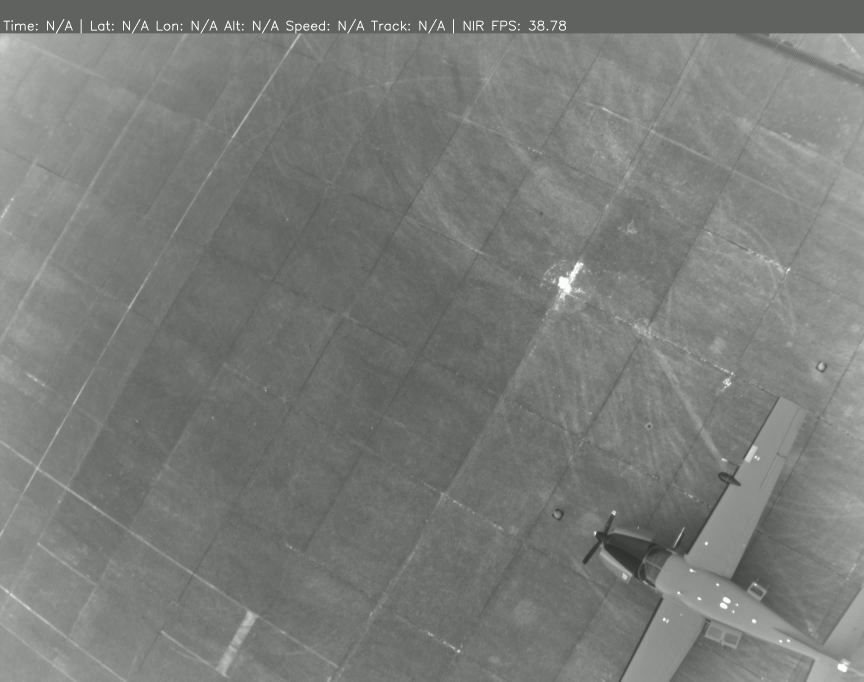
#> input picture Own_Data_Exploration/frames_guardados/frame_00132.png, 2592 x 2044 px, given in place of video_20250517_143445.avi, which was not available (shown at 1/3 size)
$ jupyter execute video_exploration.ipynb   (text cells are left out)
#> lines starting #> are read from the running program, lines starting #| are printed output that depends on the picture; after the words box and inside, x2 and y2 are one past the last pixel; in counts of white or black regions, pixels touching at a corner belong together; pictures that were not available may be replaced by others from this repository, and a replacement may not be noted
[cell 1]
import cv2

# Ruta al video
video_path = r"E:\MACHINE LEARNING\AVANZADO 1\VSFOLDER A1 PROYECT\OT-Detecci-n-de-objetos-VIS-NIR-ML-Colombia\Own_Data_Exploration\Video Exploration\video_20250517_143445.avi"

# Abrir el video
cap = cv2.VideoCapture(video_path)

if not cap.isOpened():
    print("Error: No se pudo abrir el video. Verifica la ruta.")
else:
    # Obtener ancho y alto
    width  = int(cap.get(cv2.CAP_PROP_FRAME_WIDTH))
    height = int(cap.get(cv2.CAP_PROP_FRAME_HEIGHT))

    print(f"Resolución del video: {width}x{height}")
    print(f"FPS del video: {cap.get(cv2.CAP_PROP_FPS)}")
    print(f"Número total de frames: {cap.get(cv2.CAP_PROP_FRAME_COUNT)}")

    # Leer un frame para verificar canales
    ret, frame = cap.read()
#> frame is the input picture: shape (2044, 2592, 3); mean B, G, R 121.3, 124.3, 122.3
    if ret:
        print("Forma del frame (alto, ancho, canales):", frame.shape)
#| Forma del frame (alto, ancho, canales): (2044, 2592, 3)
        if len(frame.shape) == 3:
            print(f"El video tiene {frame.shape[2]} canales.")
#| El video tiene 3 canales.
        else:
            print("El video parece ser monocromático (1 canal).")
    else:
        print("No se pudo leer un frame del video.")

cap.release()

[cell 2]
import cv2
import numpy as np

cap = cv2.VideoCapture(video_path)
ret, frame = cap.read()
cap.release()

if ret:
    # Separar canales
    b, g, r = cv2.split(frame)

    # Comparar si son iguales
    print("¿Canal B == Canal G?:", np.array_equal(b, g))
#| ¿Canal B == Canal G?: False
    print("¿Canal B == Canal R?:", np.array_equal(b, r))
#| ¿Canal B == Canal R?: False
    print("¿Canal G == Canal R?:", np.array_equal(g, r))
#| ¿Canal G == Canal R?: False

[cell 3]
import cv2
import matplotlib.pyplot as plt

# Abrir el video
cap = cv2.VideoCapture(video_path)
ret, frame = cap.read()
ret, frame = cap.read()
cap.release()

if not ret:
    print("❌ No se pudo leer el frame. Verifica la ruta.")
else:
    # Separar canales B, G, R
    b, g, r = cv2.split(frame)

    # --------- Mostrar canales como imágenes ---------
    plt.figure(figsize=(15,5))

    for i, (channel, title) in enumerate(zip([b,g,r], ["Canal B","Canal G","Canal R"]), 1):
        plt.subplot(1,3,i)
        plt.imshow(channel, cmap="gray")
        plt.title(title)
        plt.axis("off")
#> this loop made 3 passes
#> title on passes 1 to 3: 'Canal B', 'Canal G', 'Canal R'

    plt.tight_layout()
    plt.show()
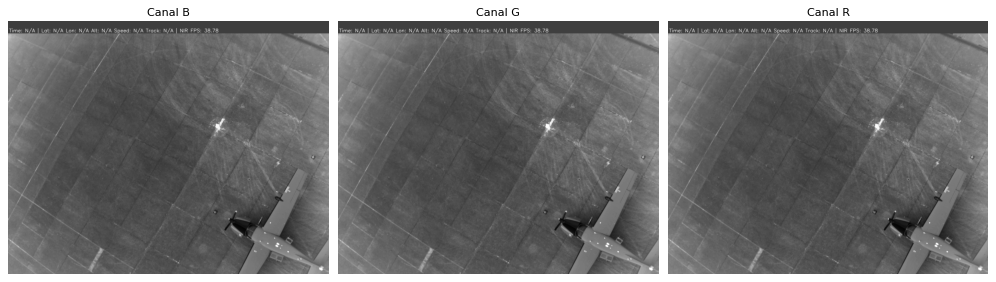
#> figure drawn by matplotlib, 3 panels

    # --------- Calcular y mostrar histogramas ---------
    # cv2.calcHist devuelve un histograma con 256 bins (niveles de gris)
    hist_b = cv2.calcHist([b],[0],None,[255],[0,255])
#> hist_b = 255 values, max 238081 at index 95, min 0 at index 0, mean 20775.1
    hist_g = cv2.calcHist([g],[0],None,[255],[0,255])
#> hist_g = 255 values, max 238081 at index 98, min 0 at index 0, mean 20761.3
    hist_r = cv2.calcHist([r],[0],None,[255],[0,255])
#> hist_r = 255 values, max 238081 at index 96, min 0 at index 0, mean 20772.6

    plt.figure(figsize=(10,5))
    plt.plot(hist_b, color="blue", label="B")
    plt.plot(hist_g, color="green", label="G")
    plt.plot(hist_r, color="red", label="R")
    plt.title("Histogramas de intensidad por canal")
    plt.xlabel("Intensidad (0–255)")
    plt.ylabel("Frecuencia de píxeles")
    plt.legend()
    plt.grid(True, linestyle="--", alpha=0.5)
    plt.show()
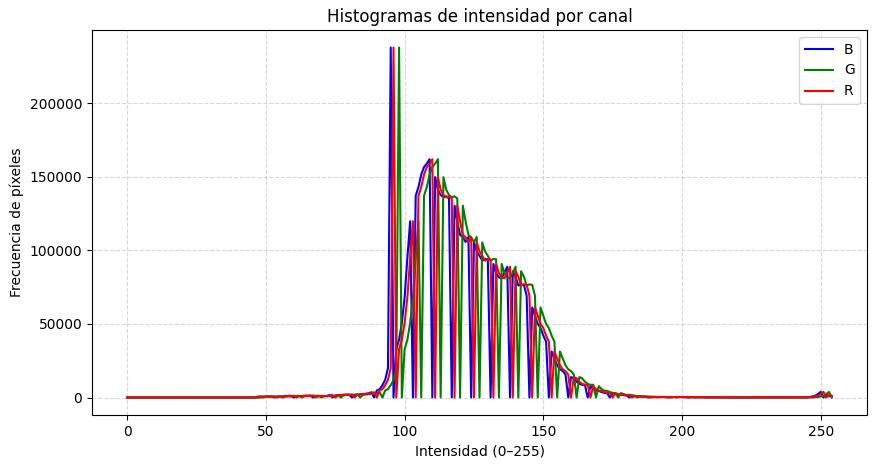
#> figure drawn by matplotlib, 1 panel; curve peaks at x = 95, y = 238081; curve peaks at x = 98, y = 238081; curve peaks at x = 96, y = 238081

[cell 4]
import cv2
import matplotlib.pyplot as plt

# Abrir video y leer un frame
cap = cv2.VideoCapture(video_path)
ret, frame = cap.read()
ret, frame = cap.read()
cap.release()

if not ret:
    print("❌ No se pudo leer el frame.")
else:
    # Separar canales
    b, g, r = cv2.split(frame)

    # Convertir a escala de grises (BGR2GRAY)
    gray = cv2.cvtColor(frame, cv2.COLOR_BGR2GRAY)

    # Calcular histogramas
    hist_b = cv2.calcHist([b],[0],None,[255],[0,255])
    hist_g = cv2.calcHist([g],[0],None,[255],[0,255])
    hist_r = cv2.calcHist([r],[0],None,[255],[0,255])
    hist_gray = cv2.calcHist([gray],[0],None,[255],[0,255])
#> hist_gray = 255 values, max 238081 at index 97, min 0 at index 0, mean 20772.6

    # Graficar histogramas
    plt.figure(figsize=(12,8))

    plt.subplot(2,2,1)
    plt.plot(hist_b, color="blue")
    plt.title("Histograma Canal B")
    plt.xlabel("Intensidad"); plt.ylabel("Frecuencia"); plt.grid(True, alpha=0.3)

    plt.subplot(2,2,2)
    plt.plot(hist_g, color="green")
    plt.title("Histograma Canal G")
    plt.xlabel("Intensidad"); plt.ylabel("Frecuencia"); plt.grid(True, alpha=0.3)

    plt.subplot(2,2,3)
    plt.plot(hist_r, color="red")
    plt.title("Histograma Canal R")
    plt.xlabel("Intensidad"); plt.ylabel("Frecuencia"); plt.grid(True, alpha=0.3)

    plt.subplot(2,2,4)
    plt.plot(hist_gray, color="black")
    plt.title("Histograma BGR2GRAY")
    plt.xlabel("Intensidad"); plt.ylabel("Frecuencia"); plt.grid(True, alpha=0.3)

    plt.tight_layout()
    plt.show()
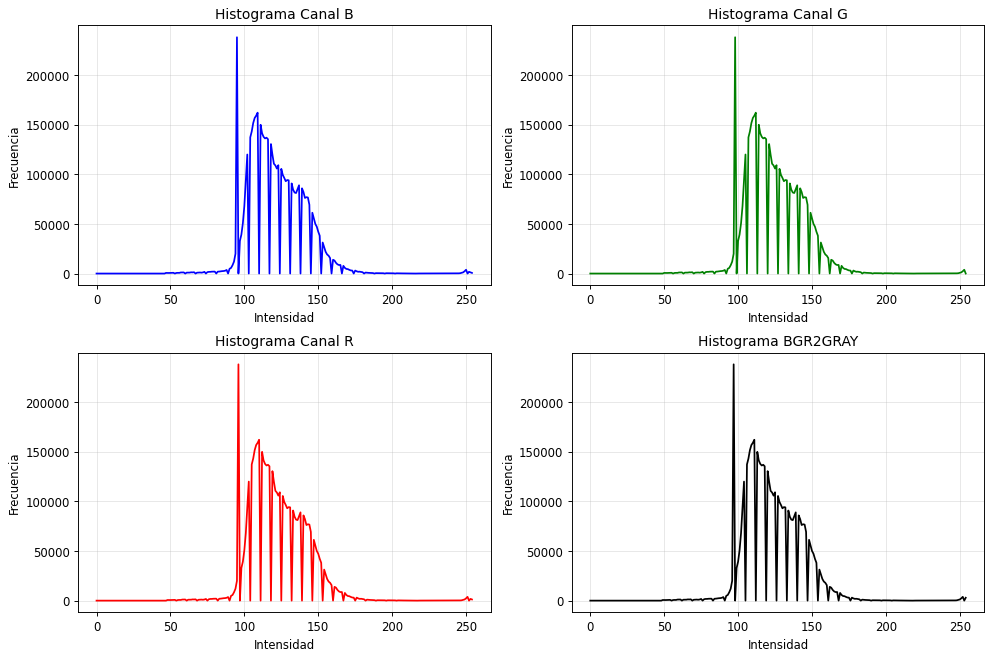
#> figure drawn by matplotlib, 4 panels; panel 1: curve peaks at x = 95, y = 238081; panel 2: curve peaks at x = 98, y = 238081; panel 3: curve peaks at x = 96, y = 238081; panel 4: curve peaks at x = 97, y = 238081

[cell 5]
import numpy as np

valores, frecuencias = np.unique(b, return_counts=True)
#> valores = 183 values from 43 to 255; frecuencias = 183 values, max 238081 at index 45, min 3 at index 0, mean 28951.1
for valor, frecuencia in zip(valores, frecuencias):
    print(f"Valor: {valor}, Frecuencia: {frecuencia}")
#> this loop made 183 passes
#> (valor, frecuencia) on passes 1 to 3: (43, 3), (44, 38), (45, 75)
#> (printed output is left out)

[cell 6]
import cv2
import matplotlib.pyplot as plt

# Ruta al video
video_path = r"E:\MACHINE LEARNING\AVANZADO 1\VSFOLDER A1 PROYECT\OT-Detecci-n-de-objetos-VIS-NIR-ML-Colombia\Own_Data_Exploration\video_20250517_143445.avi"

# Abrir video y leer un frame
cap = cv2.VideoCapture(video_path)
ret, frame = cap.read()
cap.release()

if not ret:
    print("❌ No se pudo leer el frame.")
else:
    # Separar canales
    b, g, r = cv2.split(frame)

    # Convertir a escala de grises (BGR2GRAY)
    gray = cv2.cvtColor(frame, cv2.COLOR_BGR2GRAY)

    # Calcular histogramas
    hist_b = cv2.calcHist([b],[0],None,[256],[0,256])
#> hist_b = 256 values, max 238081 at index 95, min 0 at index 0, mean 20695.5
    hist_g = cv2.calcHist([g],[0],None,[256],[0,256])
#> hist_g = 256 values, max 238081 at index 98, min 0 at index 0, mean 20695.5
    hist_r = cv2.calcHist([r],[0],None,[256],[0,256])
#> hist_r = 256 values, max 238081 at index 96, min 0 at index 0, mean 20695.5
    hist_gray = cv2.calcHist([gray],[0],None,[256],[0,256])
#> hist_gray = 256 values, max 238081 at index 97, min 0 at index 0, mean 20695.5

    # Graficar histogramas con zoom en 100–150
    plt.figure(figsize=(12,8))

    plt.subplot(2,2,1)
    plt.ylim(0,200000)
    plt.plot(hist_b, color="blue")
    plt.title("Histograma Canal B (Zoom 100–150)")
    plt.xlabel("Intensidad"); plt.ylabel("Frecuencia")
    plt.xlim(0,150); plt.grid(True, alpha=0.3)

    plt.subplot(2,2,2)
    plt.ylim(0,200000)
    plt.plot(hist_g, color="green")
    plt.title("Histograma Canal G (Zoom 100–150)")
    plt.xlabel("Intensidad"); plt.ylabel("Frecuencia")
    plt.xlim(0,150); plt.grid(True, alpha=0.3)

    plt.subplot(2,2,3)
    plt.ylim(0,200000)
    plt.plot(hist_r, color="red")
    plt.title("Histograma Canal R (Zoom 100–150)")
    plt.xlabel("Intensidad"); plt.ylabel("Frecuencia")
    plt.xlim(0,150); plt.grid(True, alpha=0.3)

    plt.subplot(2,2,4)
    plt.ylim(0,200000)
    plt.plot(hist_gray, color="black")
    plt.title("Histograma BGR2GRAY (Zoom 100–150)")
    plt.xlabel("Intensidad"); plt.ylabel("Frecuencia")
    plt.xlim(0,150); plt.grid(True, alpha=0.3)

    plt.tight_layout()
    plt.show()
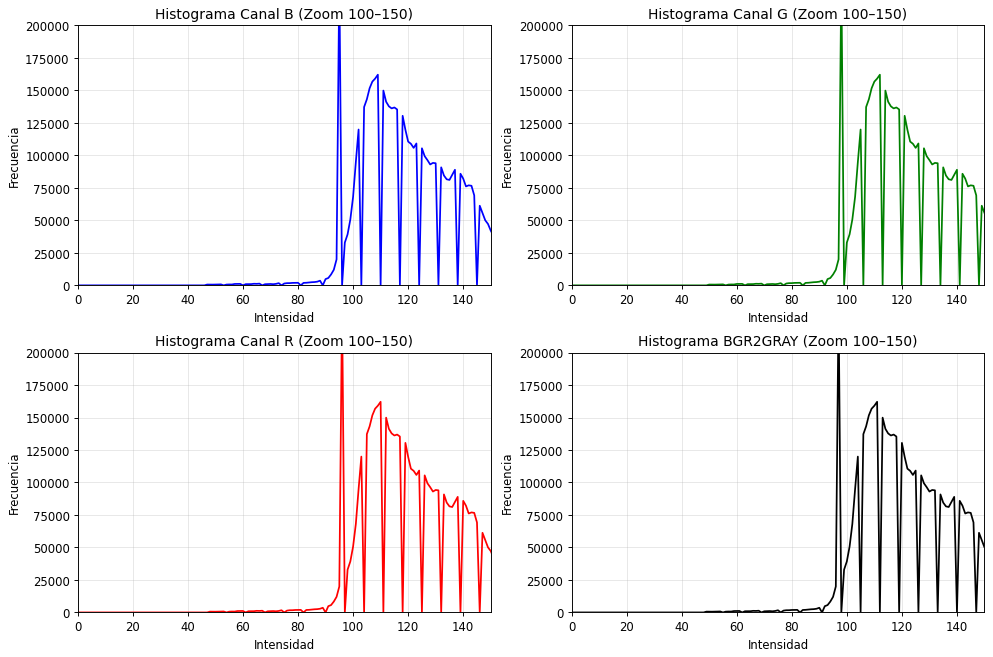
#> figure drawn by matplotlib, 4 panels; panel 1: curve peaks at x = 95, y = 238081; panel 2: curve peaks at x = 98, y = 238081; panel 3: curve peaks at x = 96, y = 238081; panel 4: curve peaks at x = 97, y = 238081

[cell 7]
import matplotlib.pyplot as plt
frame_gray = cv2.cvtColor(frame, cv2.COLOR_BGR2GRAY)
plt.imshow(frame_gray, cmap="gray")

[cell 8]
import cv2
import os

def explorar_video(video_path, output_dir):
    os.makedirs(output_dir, exist_ok=True)
    cap = cv2.VideoCapture(video_path)

    if not cap.isOpened():
        print("❌ No se pudo abrir el video.")
        return

    current_frame = 0
    total_frames = int(cap.get(cv2.CAP_PROP_FRAME_COUNT))  # solo informativo
    if total_frames <= 0:
        total_frames = "?"  # si devuelve 0, usamos un placeholder

    while True:
        ret, frame = cap.read()
        if not ret:
            print("⚠️ No hay más frames en el video.")
            break

        h, w = frame.shape[:2]
        max_width = 900
        if w > max_width:
            scale = max_width / w
            frame_resized = cv2.resize(frame, (int(w * scale), int(h * scale)))
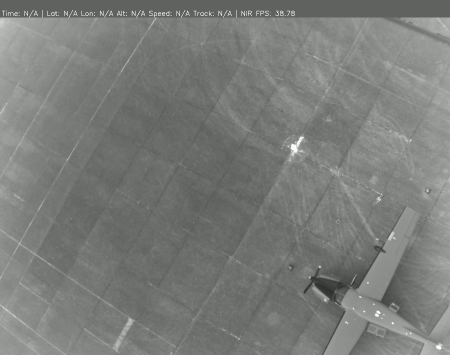
#> frame_resized: shape (709, 900, 3) (shown at 1/2 size); mean B, G, R 121.2, 124.2, 122.2
        else:
            frame_resized = frame.copy()

        cv2.putText(frame_resized, f"Frame {current_frame+1}/{total_frames}",
                    (20, 40), cv2.FONT_HERSHEY_SIMPLEX, 1, (255,255,255), 2)
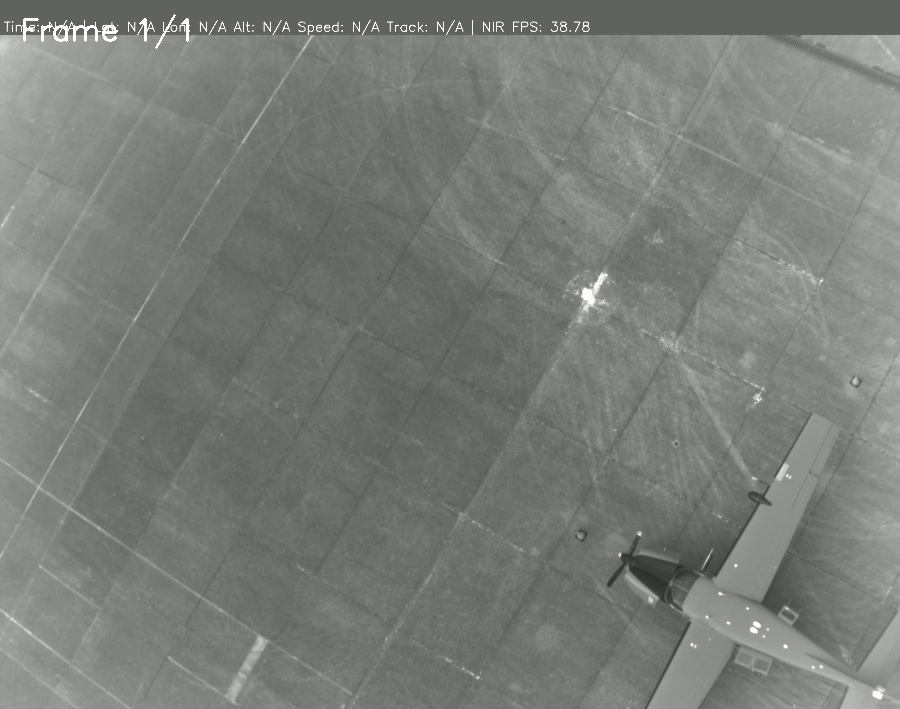
#> frame_resized: shape (709, 900, 3); 0.15% of pixels changed, all inside (x1, y1, x2, y2) = (23, 14, 189, 49)

        cv2.imshow("Explorador de Video", frame_resized)
        print(f"📺 Mostrando frame {current_frame+1}/{total_frames}")

        key = cv2.waitKey(0) & 0xFF
#> (key q is pressed here)

        if key == ord("q"):
            print("🚪 Saliendo.")
            break
        elif key == ord("s"):
            save_path = os.path.join(output_dir, f"frame_{current_frame:05d}.png")
            cv2.imwrite(save_path, frame)
            print(f"✅ Guardado en {save_path}")
        elif key == ord("d"):
            # simplemente dejamos que el siguiente loop lea el frame siguiente
            pass
        elif key == ord("a"):
            # Retroceder un frame (solo funciona en algunos formatos)
            cap.set(cv2.CAP_PROP_POS_FRAMES, max(current_frame-1, 0))
            current_frame = max(current_frame-1, 0)
            continue

        current_frame += 1

    cap.release()
    cv2.destroyAllWindows()

# Llamar desde fuera
video_path = r"E:\MACHINE LEARNING\AVANZADO 1\VSFOLDER A1 PROYECT\OT-Detecci-n-de-objetos-VIS-NIR-ML-Colombia\Own_Data_Exploration\Video Exploration\video_20250513_211555.avi"
output_dir = r"E:\MACHINE LEARNING\AVANZADO 1\VSFOLDER A1 PROYECT\OT-Detecci-n-de-objetos-VIS-NIR-ML-Colombia\Own_Data_Exploration\Imagenes_seleccionadas\frames_VIS"

explorar_video(video_path, output_dir)

$ run again, on Own_Data_Exploration/frames_guardados/frame_00133.png
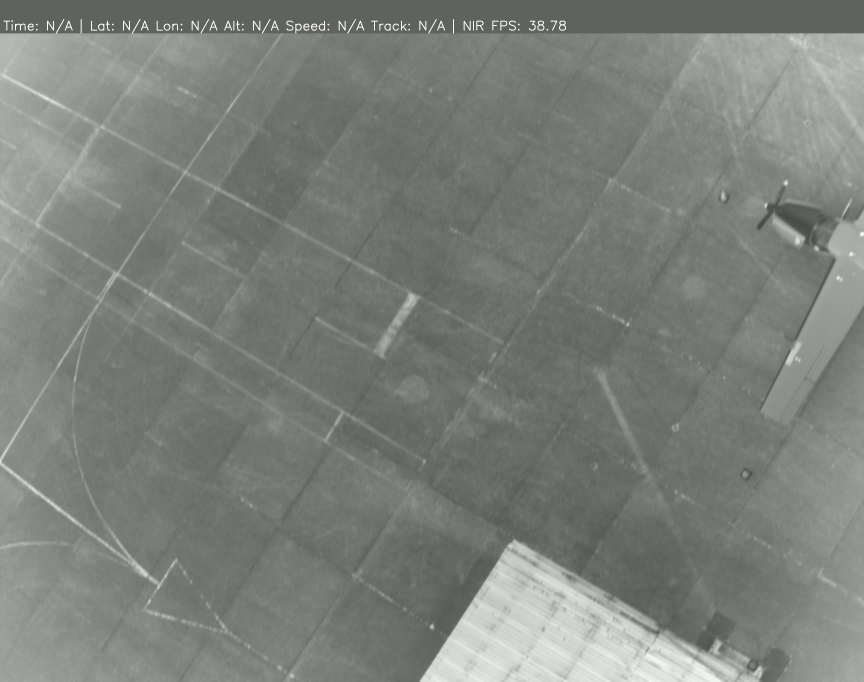
#> input picture Own_Data_Exploration/frames_guardados/frame_00133.png, 2592 x 2044 px, given in place of video_20250517_143445.avi, which was not available (shown at 1/3 size)
#> frame is the input picture: shape (2044, 2592, 3); mean B, G, R 124.4, 127.4, 125.4
#| Forma del frame (alto, ancho, canales): (2044, 2592, 3)
#| El video tiene 3 canales.
#| ¿Canal B == Canal G?: False
#| ¿Canal B == Canal R?: False
#| ¿Canal G == Canal R?: False
#> the loop `for i, (channel, title) in enumerate(zip([b,g,r], ["Canal B","Canal G"..` made 3 passes
#> title on passes 1 to 3: 'Canal B', 'Canal G', 'Canal R'
#> `hist_b = cv2.calcHist([b],[0],None,[255],[0,255])`: hist_b = 255 values, max 237172 at index 95, min 0 at index 0, mean 20775.3
#> `hist_g = cv2.calcHist([g],[0],None,[255],[0,255])`: hist_g = 255 values, max 237172 at index 98, min 0 at index 0, mean 20763.8
#> `hist_r = cv2.calcHist([r],[0],None,[255],[0,255])`: hist_r = 255 values, max 237172 at index 96, min 0 at index 0, mean 20773.2
#> `hist_gray = cv2.calcHist([gray],[0],None,[255],[0,255])`: hist_gray = 255 values, max 237172 at index 97, min 0 at index 0, mean 20773.2
#> `plt.show()`:
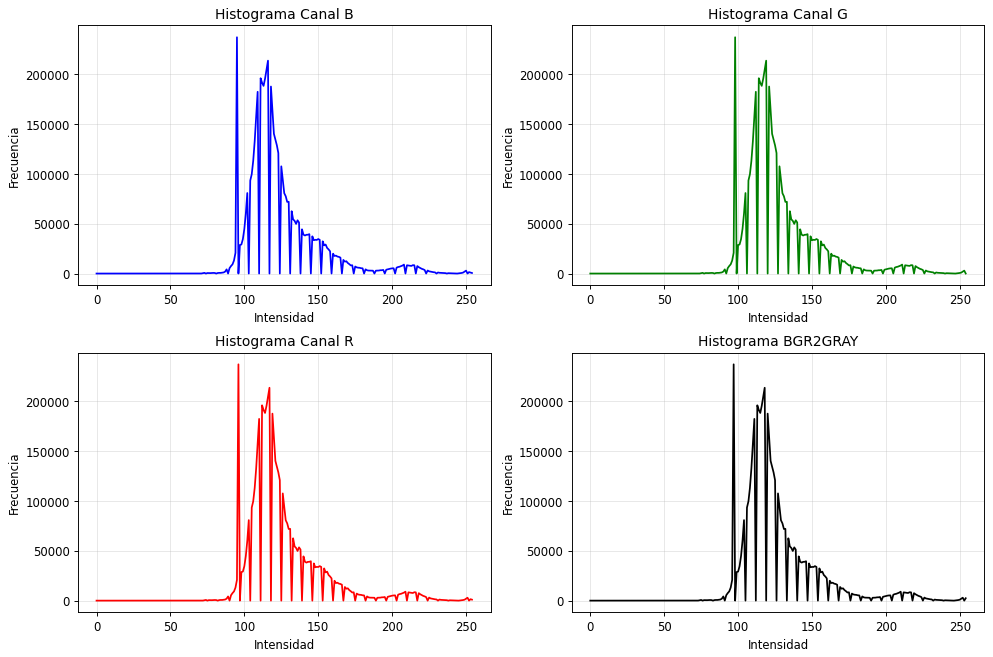
#> figure drawn by matplotlib, 4 panels; panel 1: curve peaks at x = 95, y = 237172; panel 2: curve peaks at x = 98, y = 237172; panel 3: curve peaks at x = 96, y = 237172; panel 4: curve peaks at x = 97, y = 237172
#> valores = 161 values from 69 to 255; frecuencias = 161 values, max 237172 at index 23, min 8 at index 0, mean 32907.1
#> the loop `for valor, frecuencia in zip(valores, frecuencias):` made 161 passes
#> (valor, frecuencia) on passes 1 to 3: (69, 8), (70, 16), (71, 68)
#> (printed output is left out)
#> `hist_b = cv2.calcHist([b],[0],None,[256],[0,256])`: hist_b = 256 values, max 237172 at index 95, min 0 at index 0, mean 20695.5
#> `hist_g = cv2.calcHist([g],[0],None,[256],[0,256])`: hist_g = 256 values, max 237172 at index 98, min 0 at index 0, mean 20695.5
#> `hist_r = cv2.calcHist([r],[0],None,[256],[0,256])`: hist_r = 256 values, max 237172 at index 96, min 0 at index 0, mean 20695.5
#> `hist_gray = cv2.calcHist([gray],[0],None,[256],[0,256])`: hist_gray = 256 values, max 237172 at index 97, min 0 at index 0, mean 20695.5
#> in explorar_video, `cv2.putText(frame_resized, f"Frame {current_frame+1}/{total_frames}", ..`:
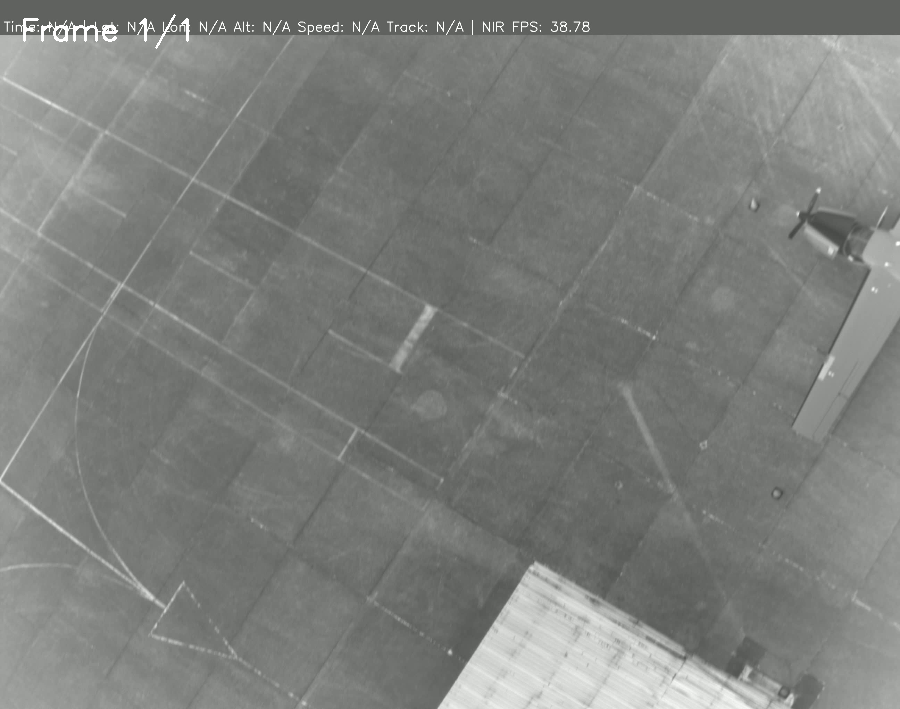
#> frame_resized: shape (709, 900, 3); mean B, G, R 124.5, 127.5, 125.5
